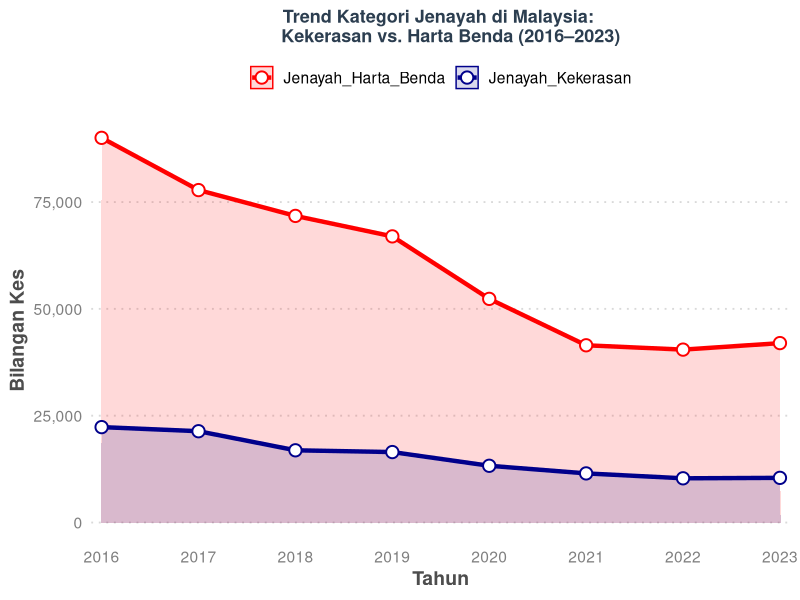

The R script that drew this image:
library(ggplot2)
library(tidyr)
library(dplyr)

Data_Jenayah <- data.frame(
  Tahun = c(2016, 2017, 2018, 2019, 2020, 2021, 2022, 2023),
  Jenayah_Kekerasan = c(22327, 21366, 16902, 16489, 13279, 11495, 10348, 10453),
  Jenayah_Harta_Benda = c(90028, 77804, 71760, 66967, 52344, 41479, 40465, 41991)
)

# Kira jumlah kes jika perlu
Data_Jenayah <- Data_Jenayah %>%
  mutate(Jumlah = Jenayah_Kekerasan + Jenayah_Harta_Benda)

#long format
Long_Jenayah <- Data_Jenayah %>%
  pivot_longer(cols = c(Jenayah_Kekerasan, Jenayah_Harta_Benda),
               names_to = "Kategori_Jenayah",
               values_to = "Kes")

# Plot Trend Jenayah Corak Fokus Perbandingan
ggplot(Long_Jenayah, aes(x = Tahun, y = Kes,
                         color = Kategori_Jenayah,
                         group = Kategori_Jenayah)) +
  
  # 1. Tambah Kawasan (Area) di bawah garisan untuk menunjukkan skala secara visual
  geom_area(aes(fill = Kategori_Jenayah), # Guna fill di sini
            alpha = 0.15, # Warna lembut
            position = "identity") +
  
  # 2. Garisan tebal dan jelas
  geom_line(linewidth = 1.5) +
  
  # 3. Titik yang menonjol (bulatan kosong)
  geom_point(size = 3.5, shape = 21, fill = "white", stroke = 1) +
  
  # Palet Warna: Warna Monokromatik (Biru & Ungu) untuk rupa canggih
  scale_color_manual(values = c("red", "darkblue")) + # Ungu Diraja & Biru Cerah
  scale_fill_manual(values = c("red", "darkblue")) +
  
  # Pastikan semua label tahun dipaparkan
  scale_x_continuous(breaks = unique(Long_Jenayah$Tahun),
                     expand = expansion(add = c(0.1, 0.1))) +
  
  # Memformat Paksi Y agar mudah dibaca (dalam K - Ribuan)
  scale_y_continuous(labels = scales::comma) + # Guna koma sebagai pemisah ribu
  
  # Pelabelan dan Tajuk
  labs(
    title = "Trend Kategori Jenayah di Malaysia: 
    Kekerasan vs. Harta Benda (2016–2023)",
    x = "Tahun",
    y = "Bilangan Kes",
    color = NULL, # Buang tajuk legenda
    fill = NULL # Buang tajuk legenda
  ) +
  
  # TEMA BARU: theme_minimal() yang diubah suai untuk rupa majalah
  theme_minimal(base_size = 14) +
  theme(
    # Tajuk Utama
    plot.title = element_text(face = "bold", size = 13, hjust = 0.5, color = "#2C3E50"),
    plot.subtitle = element_text(size = 13, hjust = 0.05, color = "grey40", margin = margin(b = 10)),
    
    # Grid: Hanya grid Y yang sangat lembut
    panel.grid.major.x = element_blank(),
    panel.grid.major.y = element_line(linetype = "dotted", color = "grey85"),
    panel.grid.minor = element_blank(),
    
    # Legenda: Mendatar di atas
    legend.position = "top",
    legend.direction = "horizontal",
    
    # Teks Paksi
    axis.text = element_text(color = "grey50"),
    axis.title = element_text(face = "bold", color = "grey30")
  )

